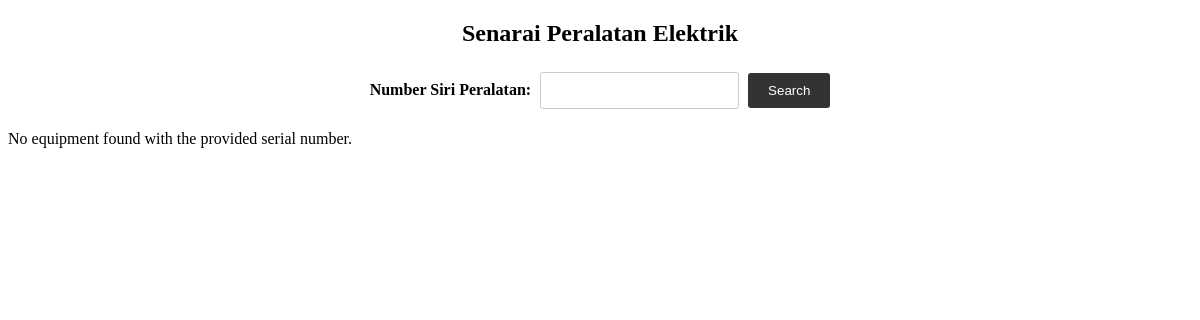
Before: /admin/cariperalatan.php?serial_number=123456 with the older database file.
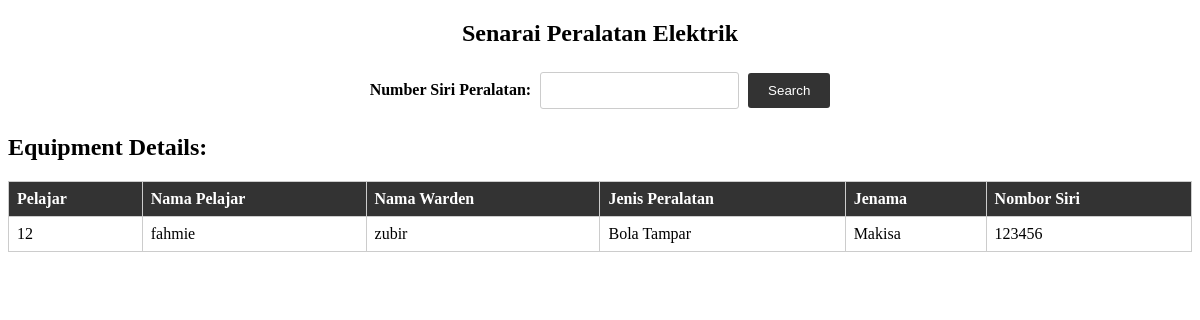
After: the same page with the newer database file.
### tables this page shows
CREATE TABLE `peralatan` (
  `idperalatan` int NOT NULL,
  `pelajar` int NOT NULL,
  `jenisperalatan` varchar(80) NOT NULL,
  `jenama` varchar(80) NOT NULL,
  `nosiri` int NOT NULL
);

CREATE TABLE `pelajar` (
  `idpelajar` int NOT NULL,
  `warden` varchar(80) NOT NULL,
  `namapelajar` varchar(80) NOT NULL,
  `nokppelajar` varchar(12) NOT NULL,
  `kata` varchar(250) NOT NULL
);

### admin/cariperalatan.php (the view, shortened to what this page needs)
<!DOCTYPE html>
<html lang="en">
<head>
    <link rel="stylesheet" href="cariperalatan.css">
</head>
<body>
<h1 class="page-heading">Senarai Peralatan Elektrik</h1>
<form action="cariperalatan.php" method="GET" class="search-form">
    <label for="serial_number">Number Siri Peralatan:</label>
    <input type="text" name="serial_number" id="serial_number" required>
    <button type="submit" class="search-button">Search</button>
</form>
<?php
$host = 'localhost';
$user = 'root';
$pswd = '';
$dbname = 'penperel';
$conn = new mysqli($host, $user, $pswd, $dbname);
if (isset($_GET['serial_number'])) {
    $serialNumber = $_GET['serial_number'];
    $sql = "SELECT peralatan.*, pelajar.* FROM peralatan
        JOIN pelajar ON peralatan.pelajar = pelajar.idpelajar
                WHERE nosiri = '$serialNumber'";
    $result = $conn->query($sql);
    if ($result->num_rows > 0) {
        echo "<h2>Equipment Details:</h2>";
        echo "<table>";
        echo "<tr><th>Pelajar</th><th>Nama Pelajar</th><th>Nama Warden</th><th>Jenis Peralatan</th><th>Jenama</th><th>Nombor Siri</th></tr>";
        while ($row = $result->fetch_object()) {
            echo "<tr>";
            echo "<td>" . $row->pelajar . "</td>";
            echo "<td>" . $row->namapelajar . "</td>";
            echo "<td>" . $row->warden . "</td>";
            echo "<td>" . $row->jenisperalatan . "</td>";
            echo "<td>" . $row->jenama . "</td>";
            echo "<td>" . $row->nosiri . "</td>";
            echo "</tr>";
        }
        echo "</table>";
    } else {
        echo "<p>No equipment found with the provided serial number.</p>";
    }
}
?>
</body>
</html>

### admin/cariperalatan.css (style rules this page uses)
.page-heading { text-align: center; font-size: 24px; margin-top: 20px; }
.search-form { text-align: center; margin-top: 20px; }
label { font-weight: bold; }
#serial_number { padding: 10px; margin: 5px; border: 1px solid #ccc; border-radius: 3px; }
.search-button { padding: 10px 20px; background-color: #333; color: #fff; border: none; border-radius: 3px; cursor: pointer; }
table { width: 100%; border-collapse: collapse; margin-top: 20px; }
table th, table td { border: 1px solid #ccc; padding: 8px; text-align: left; }
table th { background-color: #333; color: #fff; }

Changed rows visible on the page:
added peralatan: pelajar "12", pelajar.namapelajar "fahmie", pelajar.warden "zubir", jenisperalatan "Bola Tampar", jenama "Makisa", nosiri "123456"
Other visible differences:
text no longer shown: "No equipment found with the provided serial number."
text now shown: "Equipment Details: Pelajar Nama Pelajar Nama Warden Jenis Peralatan Jenama Nombor Siri"
